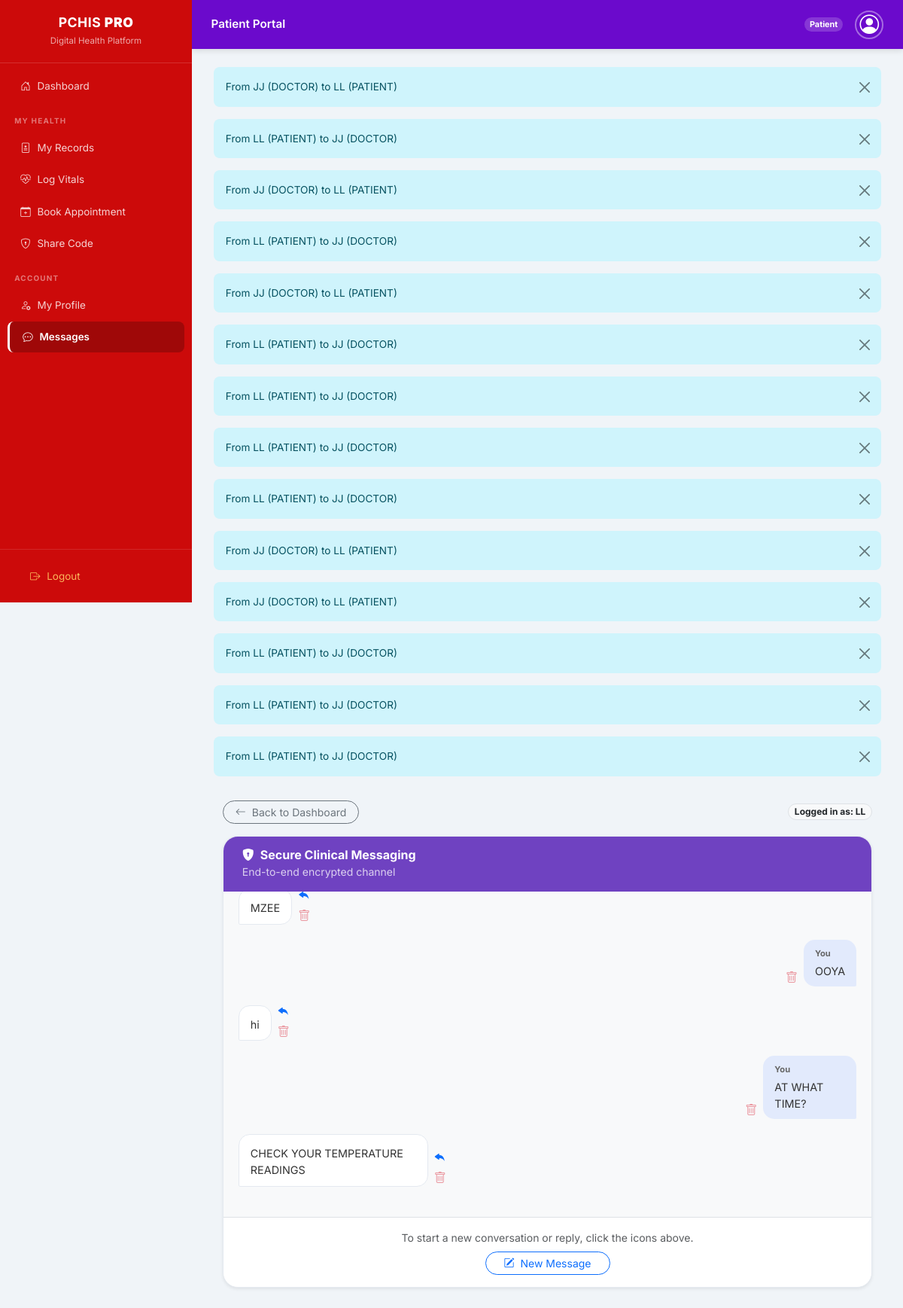
The page /messaging/inbox/ (signed in) on the database its author committed.
### accounts/models.py (models this page shows)
class User(AbstractUser):
    ROLE_CHOICES = (
        ('ADMIN', 'ADMIN'),
        ('DOCTOR', 'DOCTOR'),
        ('PATIENT', 'Patient'),
    )
    username = models.CharField(
        max_length=15,
        unique=True,
        validators=[RegexValidator(r'^[a-zA-Z0-9]*$', 'Only letters and numbers allowed.')]
    )
    role = models.CharField(
        max_length=10,
        choices=ROLE_CHOICES,
    )
    def __str__(self):
        return f"{self.username} ({self.role})"

### messaging/models.py (models this page shows)
class Message(models.Model):
    sender = models.ForeignKey(settings.AUTH_USER_MODEL, on_delete=models.CASCADE, related_name='sent_messages')
    receiver = models.ForeignKey(settings.AUTH_USER_MODEL, on_delete=models.CASCADE, related_name='received_messages')
    body = models.TextField()
    sent_at = models.DateTimeField(auto_now_add=True)
    is_delivered = models.BooleanField(default=False)
    is_read = models.BooleanField(default=False)
    deleted_by_sender = models.BooleanField(default=False)
    deleted_by_receiver = models.BooleanField(default=False)
    class Meta:
        ordering = ['sent_at']
    def __str__(self):
        return f"From {self.sender} to {self.receiver}"

### messaging/views.py (the view, shortened to what this page needs)
# urls.py: path('inbox/', views.inbox, name='inbox'),
@login_required
def inbox(request):
    messages = Message.objects.filter(
        (Q(sender=request.user) & Q(deleted_by_sender=False)) |
        (Q(receiver=request.user) & Q(deleted_by_receiver=False))
    ).order_by('-sent_at')
    reply_to_msg = None
    reply_id = request.GET.get('reply_to')
    if reply_id:
        reply_to_msg = get_object_or_404(Message, id=reply_id)
    return render(request, 'messaging/inbox.html', {
        'messages': messages,
        'reply_to_msg': reply_to_msg,
    })

### templates/messaging/inbox.html (shortened to what this page needs)
{% extends "layouts/base.html" %}
{% block content %}
<div class="container py-3">
    <div class="d-flex justify-content-between align-items-center mb-3">
        {% if request.user.role == 'DOCTOR' %}
            <a href="{% url 'dashboard:doctor_dashboard' %}?section=messages" class="btn btn-sm btn-outline-secondary rounded-pill px-3">
                <i class="bi bi-arrow-left me-1"></i> Back to Command Centre
            </a>
        {% else %}
            <a href="{% url 'dashboard:patient_dashboard' %}" class="btn btn-sm btn-outline-secondary rounded-pill px-3">
                <i class="bi bi-arrow-left me-1"></i> Back to Dashboard
            </a>
        {% endif %}
        <span class="badge rounded-pill bg-light text-dark border">
            Logged in as: {{ request.user.get_full_name|default:request.user.username }}
        </span>
    </div>
    <div class="chat-wrapper shadow-sm">
        <div class="chat-header d-flex justify-content-between align-items-center">
            <div>
                <h6 class="mb-0 fw-bold"><i class="bi bi-shield-lock-fill me-2"></i>Secure Clinical Messaging</h6>
                <small class="opacity-75">End-to-end encrypted channel</small>
            </div>
        </div>
        <div class="chat-body">
            {% for msg in messages %}
                <div class="chat-row {% if msg.sender == request.user %}sent{% else %}received{% endif %}">
                    <div style="max-width: 80%;">
                        <div class="d-flex align-items-end gap-2 {% if msg.sender == request.user %}flex-row-reverse{% endif %}">
                            <div class="chat-bubble">
                                <div class="fw-bold mb-1" style="font-size: 0.7rem; color: #666;">
                                    {% if msg.sender == request.user %}You{% else %}{{ msg.sender.get_full_name }}{% endif %}
                                </div>
                                {{ msg.body }}
                            </div>
                            <div class="d-flex flex-column gap-1">
                                {% if msg.sender != request.user %}
                                    <a href="?reply_to={{ msg.id }}" class="text-primary" title="Reply"><i class="bi bi-reply-fill"></i></a>
                                {% endif %}
                                <a href="{% url 'messaging:delete_message' msg.id %}" class="text-danger opacity-50" title="Delete"><i class="bi bi-trash"></i></a>
                            </div>
                        </div>
                    </div>
                </div>
            {% empty %}
                <div class="text-center my-auto text-muted">
                    <i class="bi bi-chat-square-text display-4 d-block mb-2"></i>
                    <p>No conversation history found.</p>
                </div>
            {% endfor %}
        </div>
        <div class="p-3 bg-white border-top">
            {% if reply_to_msg %}
                <div class="alert alert-info py-2 px-3 mb-2 d-flex justify-content-between align-items-center" style="font-size: 0.8rem;">
                    <span>Replying to <strong>{{ reply_to_msg.sender.get_full_name }}</strong></span>
                    <a href="{% url 'messaging:inbox' %}" class="btn-close" style="font-size: 0.6rem;"></a>
                </div>
                <form method="POST" class="d-flex gap-2">
                    {% csrf_token %}
                    <input type="hidden" name="recipient_id" value="{{ reply_to_msg.sender.id }}">
                    <input type="text" name="body" class="form-control rounded-pill" placeholder="Type your response..." required autofocus>
                    <button type="submit" class="btn btn-primary rounded-circle"><i class="bi bi-send"></i></button>
                    {% if request.user.role == 'DOCTOR' %}
                        <a href="{% url 'messaging:export_patient_fhir' reply_to_msg.sender.id %}" class="btn btn-outline-info rounded-pill px-3 btn-sm d-flex align-items-center">
                            <i class="bi bi-file-earmark-medical me-1"></i> FHIR
                        </a>
                    {% endif %}
                </form>
            {% else %}
                <div class="text-center">
                    <p class="small text-muted mb-2">To start a new conversation or reply, click the icons above.</p>
                    <a href="{% url 'messaging:compose' %}" class="btn btn-sm btn-outline-primary rounded-pill px-4">
                        <i class="bi bi-pencil-square me-1"></i> New Message
                    </a>
                </div>
            {% endif %}
        </div>
    </div>
</div>
{% endblock %}

### templates/layouts/base.html (shortened to what this page needs)
{% load static %}
<!DOCTYPE html>
<html lang="en">
<head>
    <link href="https://cdn.jsdelivr.net/npm/bootstrap@5.3.0/dist/css/bootstrap.min.css" rel="stylesheet">
    <link rel="stylesheet" href="https://cdn.jsdelivr.net/npm/bootstrap-icons@1.11.1/font/bootstrap-icons.css">
</head>
<body class="{% if request.user.is_authenticated and request.user.role|upper == 'DOCTOR' %}doctor-layout{% endif %}">
<aside class="sidebar">
    <div class="sidebar-brand">
        <h4>PCHIS <strong>PRO</strong></h4>
        <small>Digital Health Platform</small>
    </div>
    <nav class="flex-grow-1 py-2 overflow-auto">
        <a href="{% url 'dashboard:role_redirect' %}"
           class="nav-link {% if request.resolver_match.url_name == 'patient_dashboard' %}active-link{% endif %}">
            <i class="bi bi-house-door"></i> Dashboard
        </a>
        {% if request.user.role|upper == 'PATIENT' %}
        <div class="sidebar-section-label">My Health</div>
        <a href="{% url 'records:record_list' %}" class="nav-link
           {% if request.resolver_match.url_name == 'record_list' %}active-link{% endif %}">
            <i class="bi bi-file-medical"></i> My Records
        </a>
        <a href="{% url 'records:patient_input_vitals' %}" class="nav-link
           {% if request.resolver_match.url_name == 'patient_input_vitals' %}active-link{% endif %}">
            <i class="bi bi-heart-pulse"></i> Log Vitals
        </a>
        <a href="{% url 'appointments:book_appointment' %}" class="nav-link
           {% if request.resolver_match.url_name == 'book_appointment' %}active-link{% endif %}">
            <i class="bi bi-calendar-plus"></i> Book Appointment
        </a>
        <a href="{% url 'records:view_access_code' %}" class="nav-link
           {% if request.resolver_match.url_name == 'view_access_code' %}active-link{% endif %}">
            <i class="bi bi-shield-lock"></i> Share Code
        </a>
        <div class="sidebar-section-label">Account</div>
        <a href="{% url 'patients:update_profile' %}" class="nav-link
           {% if request.resolver_match.url_name == 'update_profile' %}active-link{% endif %}">
            <i class="bi bi-person-gear"></i> My Profile
        </a>
        <a href="{% url 'messaging:inbox' %}" class="nav-link
           {% if request.resolver_match.url_name == 'inbox' %}active-link{% endif %}">
            <i class="bi bi-chat-dots"></i> Messages
        </a>
        {% elif request.user.role|upper == 'ADMIN' %}
        <div class="sidebar-section-label">Administration</div>
        <a href="/admin/" class="nav-link"><i class="bi bi-sliders"></i> Admin Panel</a>
        {% endif %}
    </nav>
    <div class="sidebar-footer">
        <form action="{% url 'accounts:logout' %}" method="post">
            <button type="submit" class="nav-link border-0 w-100 text-start bg-transparent"
                    style="color:rgba(255,200,100,.9);">
                <i class="bi bi-box-arrow-right"></i> Logout
            </button>
        </form>
    </div>
</aside>
<div class="main-wrapper">
    {% if request.user.role|upper != 'DOCTOR' %}
    <div class="patient-topbar">
        <h5 class="mb-0" style="font-size:.95rem; font-weight:600;">
            {% if request.user.role|upper == 'PATIENT' %}Patient Portal
            {% elif request.user.role|upper == 'ADMIN' %}Administration
            {% else %}PCHIS{% endif %}
        </h5>
        <div class="d-flex align-items-center gap-3">
            <span class="badge rounded-pill" style="background:rgba(255,255,255,.18); font-size:.68rem;">
                {{ request.user.role|title }}
            </span>
            <div style="width:38px;height:38px;border-radius:50%;border:2px solid rgba(255,255,255,.4);
                        overflow:hidden;display:flex;align-items:center;justify-content:center;">
                {% if request.user.profile.profile_picture %}
                    <img src="{{ request.user.profile.profile_picture.url }}"
                         style="width:100%;height:100%;object-fit:cover;" alt="profile">
                {% else %}
                    <i class="bi bi-person-circle text-white" style="font-size:1.6rem;line-height:1;"></i>
                {% endif %}
            </div>
        </div>
    </div>
    {% endif %}
    <div class="main-inner">
        {% if messages %}
        <div class="{% if request.user.role|upper == 'DOCTOR' %}px-3 pt-3{% endif %}">
            {% for message in messages %}
            <div class="alert alert-{{ message.tags|default:'info' }} alert-dismissible fade show rounded-3"
                 role="alert" style="font-size:.85rem; border:none;">
                {{ message }}
                <button type="button" class="btn-close btn-sm" data-bs-dismiss="alert"></button>
            </div>
            {% endfor %}
        </div>
        {% endif %}
        {% block content %}{% endblock %}
    </div>
</div>
</body>
</html>

### templates/layouts/base.html (style rules this page uses)
:root { --pchis-red: #CC0A0A; --pchis-red-dark: #a00808; --pchis-purple: #6B0ACC; --pchis-deep: #0a3d62; --sidebar-width: 255px; --topbar-h: 54px; }
*, *::before, *::after { box-sizing: border-box; }
body { font-family: 'Inter', sans-serif; background: #f0f4f8; margin: 0; }
.sidebar { width: var(--sidebar-width); height: 100vh; position: fixed; top: 0; left: 0; background: var(--pchis-red); color: white; z-index: 1000; display: flex; flex-direction: column; transition: transform .3s; }
.sidebar-brand { padding: 1.2rem 1.4rem; border-bottom: 1px solid rgba(255,255,255,.15); text-align: center; }
.sidebar-brand h4 { margin: 0; font-size: 1.1rem; font-weight: 700; letter-spacing: .5px; }
.sidebar-brand small { opacity: .65; font-size: .72rem; }
.sidebar-section-label { font-size: .62rem; font-weight: 700; letter-spacing: 1.2px; text-transform: uppercase; color: rgba(255,255,255,.45); padding: 1rem 1.2rem .4rem; }
.nav-link { color: rgba(255,255,255,.82); padding: .65rem 1.1rem; transition: .2s; text-decoration: none; display: flex; align-items: center; gap: .55rem; border-radius: 8px; margin: .1rem .6rem; font-size: .84rem; }
.nav-link.active-link { background: rgba(0,0,0,.22); color: #fff; border-left: 3px solid #fff; font-weight: 600; }
.patient-topbar { background: var(--pchis-purple); padding: .85rem 1.6rem; color: white; box-shadow: 0 2px 8px rgba(0,0,0,.12); display: flex; justify-content: space-between; align-items: center; }
.main-wrapper { margin-left: var(--sidebar-width); min-height: 100vh; }
.main-inner { padding: 1.5rem 1.8rem 3rem; }
.sidebar-footer { margin-top: auto; padding: .8rem; border-top: 1px solid rgba(255,255,255,.12); }

### rows shown on the page
User: user.role "Patient", user.get_full_name "LL"
Message: sender+receiver "From JJ (DOCTOR) to LL (PATIENT)", body "CHECK YOUR TEMPERATURE READINGS"
Message: sender+receiver "From LL (PATIENT) to JJ (DOCTOR)", shows "You", body "AT WHAT TIME?"
Message: sender+receiver "From JJ (DOCTOR) to LL (PATIENT)", body "hi"
Message: sender+receiver "From LL (PATIENT) to JJ (DOCTOR)", shows "You", body "OOYA"
Message: sender+receiver "From JJ (DOCTOR) to LL (PATIENT)", body "MZEE"
Message: sender+receiver "From LL (PATIENT) to JJ (DOCTOR)"
Message: sender+receiver "From LL (PATIENT) to JJ (DOCTOR)"
Message: sender+receiver "From LL (PATIENT) to JJ (DOCTOR)"
Message: sender+receiver "From LL (PATIENT) to JJ (DOCTOR)"
Message: sender+receiver "From JJ (DOCTOR) to LL (PATIENT)"
Message: sender+receiver "From JJ (DOCTOR) to LL (PATIENT)"
Message: sender+receiver "From LL (PATIENT) to JJ (DOCTOR)"
Message: sender+receiver "From LL (PATIENT) to JJ (DOCTOR)"
Message: sender+receiver "From LL (PATIENT) to JJ (DOCTOR)"
